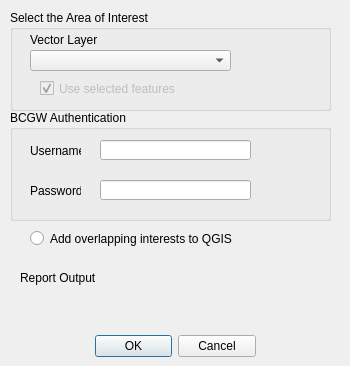
<?xml version="1.0" encoding="UTF-8"?>
<ui version="4.0">
 <class>FNBLineDialogBase</class>
 <widget class="QDialog" name="FNBLineDialogBase">
  <property name="geometry">
   <rect>
    <x>0</x>
    <y>0</y>
    <width>350</width>
    <height>366</height>
   </rect>
  </property>
  <property name="windowTitle">
   <string>THAB Reporter</string>
  </property>
  <widget class="QDialogButtonBox" name="button_box">
   <property name="geometry">
    <rect>
     <x>95</x>
     <y>330</y>
     <width>161</width>
     <height>32</height>
    </rect>
   </property>
   <property name="orientation">
    <enum>Qt::Horizontal</enum>
   </property>
   <property name="standardButtons">
    <set>QDialogButtonBox::Cancel|QDialogButtonBox::Ok</set>
   </property>
  </widget>
  <widget class="QGroupBox" name="areaofinterest">
   <property name="geometry">
    <rect>
     <x>10</x>
     <y>10</y>
     <width>321</width>
     <height>101</height>
    </rect>
   </property>
   <property name="title">
    <string>Select the Area of Interest</string>
   </property>
   <widget class="QgsMapLayerComboBox" name="vector_input">
    <property name="geometry">
     <rect>
      <x>20</x>
      <y>40</y>
      <width>201</width>
      <height>21</height>
     </rect>
    </property>
    <property name="frame">
     <bool>true</bool>
    </property>
   </widget>
   <widget class="QLabel" name="Vectorl_label">
    <property name="geometry">
     <rect>
      <x>20</x>
      <y>20</y>
      <width>71</width>
      <height>20</height>
     </rect>
    </property>
    <property name="text">
     <string>Vector Layer</string>
    </property>
   </widget>
   <widget class="QCheckBox" name="useSelected">
    <property name="enabled">
     <bool>false</bool>
    </property>
    <property name="geometry">
     <rect>
      <x>30</x>
      <y>70</y>
      <width>161</width>
      <height>17</height>
     </rect>
    </property>
    <property name="text">
     <string>Use selected features</string>
    </property>
    <property name="checkable">
     <bool>true</bool>
    </property>
    <property name="checked">
     <bool>true</bool>
    </property>
   </widget>
  </widget>
  <widget class="QGroupBox" name="groupBox">
   <property name="geometry">
    <rect>
     <x>10</x>
     <y>110</y>
     <width>321</width>
     <height>111</height>
    </rect>
   </property>
   <property name="title">
    <string>BCGW Authentication</string>
   </property>
   <widget class="QLineEdit" name="username_input">
    <property name="geometry">
     <rect>
      <x>90</x>
      <y>30</y>
      <width>151</width>
      <height>20</height>
     </rect>
    </property>
    <property name="placeholderText">
     <string/>
    </property>
   </widget>
   <widget class="QLabel" name="username_label">
    <property name="geometry">
     <rect>
      <x>20</x>
      <y>30</y>
      <width>51</width>
      <height>21</height>
     </rect>
    </property>
    <property name="text">
     <string>Username:</string>
    </property>
   </widget>
   <widget class="QLabel" name="password_label">
    <property name="geometry">
     <rect>
      <x>20</x>
      <y>70</y>
      <width>51</width>
      <height>21</height>
     </rect>
    </property>
    <property name="text">
     <string>Password:</string>
    </property>
   </widget>
   <widget class="QgsPasswordLineEdit" name="password_input">
    <property name="geometry">
     <rect>
      <x>90</x>
      <y>70</y>
      <width>151</width>
      <height>20</height>
     </rect>
    </property>
   </widget>
  </widget>
  <widget class="QLabel" name="pdf_label">
   <property name="geometry">
    <rect>
     <x>20</x>
     <y>270</y>
     <width>91</width>
     <height>16</height>
    </rect>
   </property>
   <property name="text">
    <string>Report Output</string>
   </property>
  </widget>
  <widget class="QgsFileWidget" name="report_output">
   <property name="geometry">
    <rect>
     <x>20</x>
     <y>290</y>
     <width>301</width>
     <height>27</height>
    </rect>
   </property>
   <property name="filter">
    <string>*.html</string>
   </property>
   <property name="storageMode">
    <enum>QgsFileWidget::SaveFile</enum>
   </property>
  </widget>
  <widget class="QRadioButton" name="addInterests">
   <property name="enabled">
    <bool>true</bool>
   </property>
   <property name="geometry">
    <rect>
     <x>30</x>
     <y>230</y>
     <width>221</width>
     <height>17</height>
    </rect>
   </property>
   <property name="toolTip">
    <string>Add overlapping interests to qgis project</string>
   </property>
   <property name="text">
    <string>Add overlapping interests to QGIS</string>
   </property>
  </widget>
  <zorder>areaofinterest</zorder>
  <zorder>button_box</zorder>
  <zorder>groupBox</zorder>
  <zorder>pdf_label</zorder>
  <zorder>report_output</zorder>
  <zorder>addInterests</zorder>
 </widget>
 <customwidgets>
  <customwidget>
   <class>QgsFileWidget</class>
   <extends>QWidget</extends>
   <header>qgsfilewidget.h</header>
  </customwidget>
  <customwidget>
   <class>QgsMapLayerComboBox</class>
   <extends>QComboBox</extends>
   <header>qgsmaplayercombobox.h</header>
  </customwidget>
  <customwidget>
   <class>QgsPasswordLineEdit</class>
   <extends>QLineEdit</extends>
   <header>qgspasswordlineedit.h</header>
  </customwidget>
 </customwidgets>
 <tabstops>
  <tabstop>vector_input</tabstop>
  <tabstop>username_input</tabstop>
 </tabstops>
 <resources/>
 <connections>
  <connection>
   <sender>button_box</sender>
   <signal>accepted()</signal>
   <receiver>FNBLineDialogBase</receiver>
   <slot>accept()</slot>
   <hints>
    <hint type="sourcelabel">
     <x>20</x>
     <y>20</y>
    </hint>
    <hint type="destinationlabel">
     <x>20</x>
     <y>20</y>
    </hint>
   </hints>
  </connection>
  <connection>
   <sender>button_box</sender>
   <signal>rejected()</signal>
   <receiver>FNBLineDialogBase</receiver>
   <slot>reject()</slot>
   <hints>
    <hint type="sourcelabel">
     <x>20</x>
     <y>20</y>
    </hint>
    <hint type="destinationlabel">
     <x>20</x>
     <y>20</y>
    </hint>
   </hints>
  </connection>
 </connections>
</ui>
